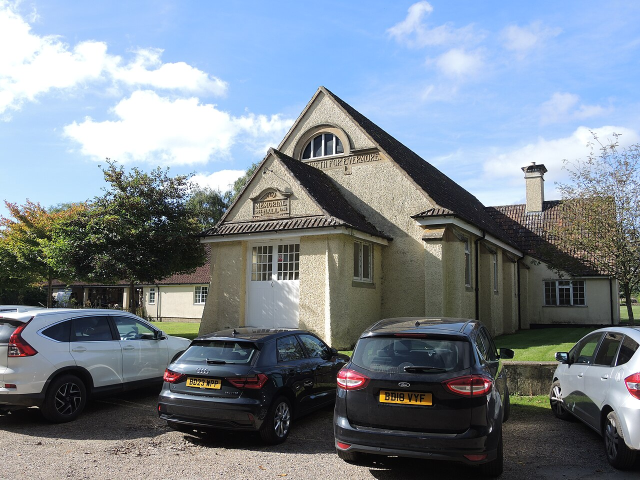
#> input picture outputs/shuttle_capability/hard_negatives/raw/hn_001.jpg, 1280 x 960 px (shown at 1/2 size); its folder holds only this picture in this run
$ python 06_propose_gt.py
#> lines starting #> are read from the running program, lines starting #| are printed output that depends on the picture; after the words box and inside, x2 and y2 are one past the last pixel; in counts of white or black regions, pixels touching at a corner belong together
#> in main, img is the input picture: shape (960, 1280, 3); mean B, G, R 143.3, 133.1, 122.8
#!/usr/bin/env python3
"""06_propose_gt.py - propose GT boxes for real images (threshold + component), for VISUAL review.

Nothing here is treated as GT until a human/agent looks at the drawn box: the script only
produces review sheets.  Accepted boxes are written to annotations/real_images/ by 07_accept_gt.py.
"""
from __future__ import annotations

import argparse, json, math
from pathlib import Path
import cv2
import numpy as np


def propose(img):
    h, w = img.shape[:2]
#> h = 960; w = 1280
    hsv = cv2.cvtColor(img, cv2.COLOR_BGR2HSV)
#> hsv: shape (960, 1280, 3); mean H, S, V 75.9, 59, 150.9
    v = hsv[:, :, 2]; s = hsv[:, :, 1]
#> after `v = hsv[:, :, 2]`:
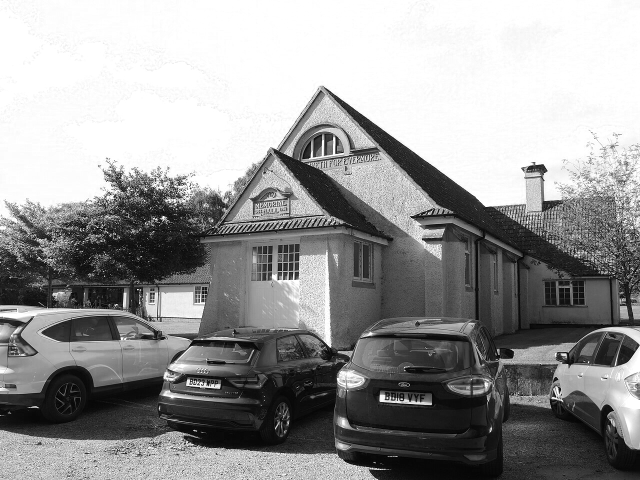
#> v: shape (960, 1280) (shown at 1/2 size); min 0, max 255, mean 150.9
#> after `s = hsv[:, :, 1]`:
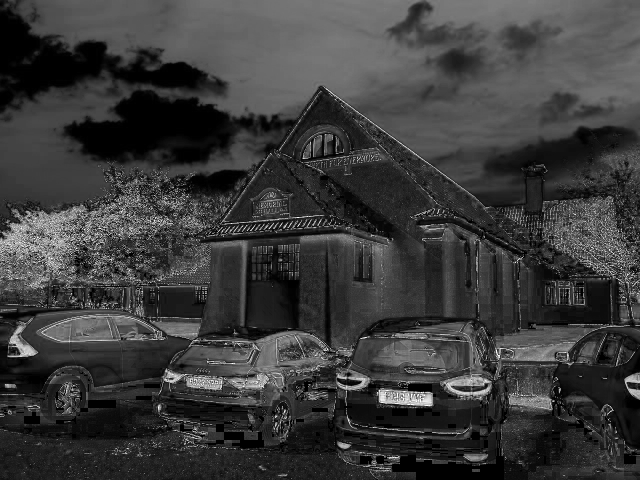
#> s: shape (960, 1280) (shown at 1/2 size); min 0, max 255, mean 59
    mask = ((v > 170) & (s < 70)).astype(np.uint8) * 255
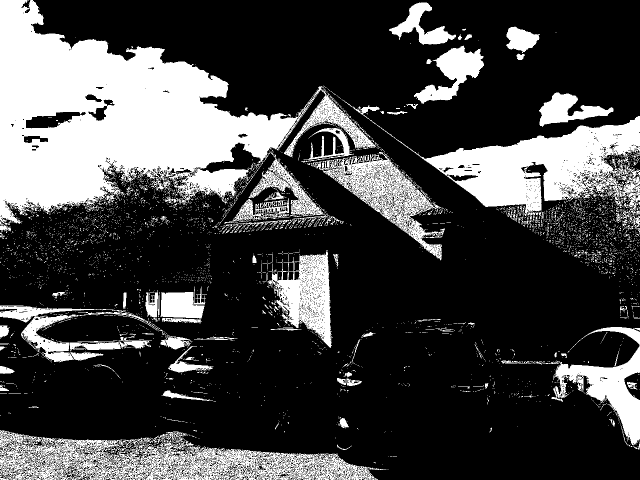
#> mask: shape (960, 1280) (shown at 1/2 size); 26.7% white; 4386 white regions (4220 under 20 px), largest, box (x1, y1, x2, y2) and area: (0, 0, 752, 466) 150948, (683, 198, 1280, 432) 43386, (0, 860, 773, 960) 34938
    mask = cv2.morphologyEx(mask, cv2.MORPH_CLOSE, np.ones((5, 5), np.uint8))
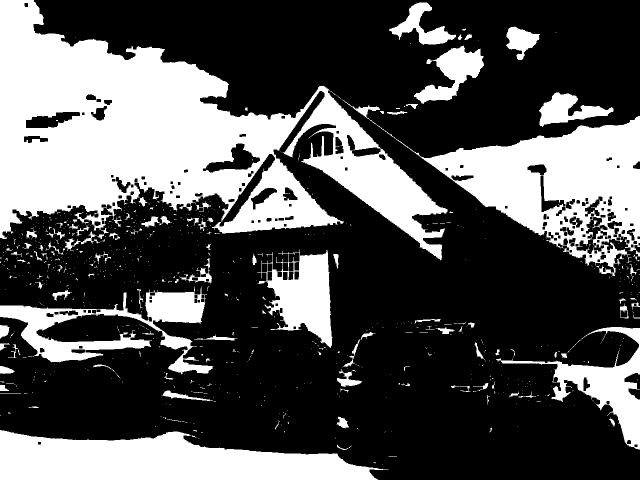
#> mask: shape (960, 1280) (shown at 1/2 size); 32.9% white; 828 white regions (712 under 20 px), largest, box (x1, y1, x2, y2) and area: (0, 0, 895, 521) 200743, (683, 198, 1280, 552) 65782, (0, 860, 777, 960) 51939
    n, lab, stats, cent = cv2.connectedComponentsWithStats(mask, 8)
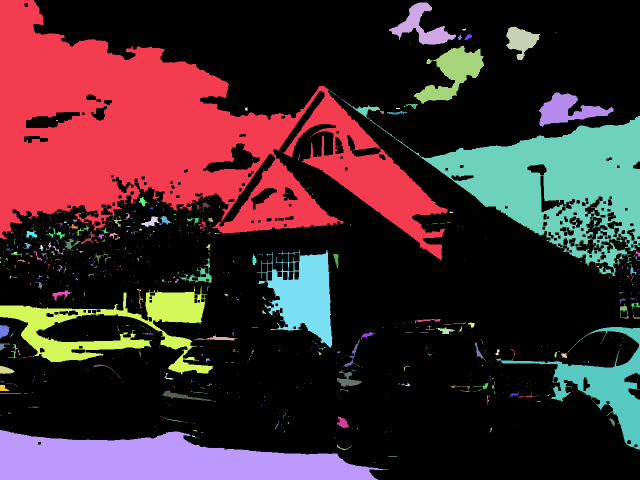
#> lab: shape (960, 1280) int32 (shown at 1/2 size); 829 distinct labels, from 0 to 828; one colour per label, 0 black
#> n = 829; stats = 829 rows, first 6: [0, 0, 1280, 960, 824191], [0, 0, 895, 521, 200743], [778, 5, 134, 85, 4058], [1012, 53, 68, 67, 2421], [924, 57, 8, 4, 21], [1111, 65, 2, 1, 2]; cent = 829 pairs, first value 0.333 to 1278.5, second value 53.45 to 928
    cands = []
    for i in range(1, n):
        x, y, bw, bh, area = stats[i]
        if area < 40 or bw < 4 or bh < 4:
            continue
        if bw > 0.9 * w or bh > 0.9 * h:
            continue
        cands.append((int(x), int(y), int(bw), int(bh), int(area)))
#> this loop made 828 passes
#> after the loop, cands = 79 items, first 6: (0, 0, 895, 521, 200743), (778, 5, 134, 85, 4058), (1012, 53, 68, 67, 2421), (916, 69, 8, 11, 53), (929, 68, 15, 12, 100), (828, 91, 140, 117, 6888)
    cands.sort(key=lambda c: -c[4])
    return cands[:3]


def main() -> int:
    ap = argparse.ArgumentParser()
    ap.add_argument('--repo', default=None)
    ap.add_argument('--per-sheet', type=int, default=4)
    args = ap.parse_args()
    repo = Path(args.repo) if args.repo else Path('/home/T7/ojh/robot_sim')
    src = repo / 'outputs/shuttle_capability/real_images/raw'
    viz = repo / 'outputs/shuttle_capability/visualizations/gt_review'
    viz.mkdir(parents=True, exist_ok=True)
    files = sorted([p for p in src.iterdir() if p.suffix.lower() in ('.jpg', '.jpeg', '.png')])
    proposals = {}
    thumbs = []
    for f in files:
        img = cv2.imread(str(f))
        if img is None:
            continue
        cands = propose(img)
#> cands = [(0, 0, 895, 521, 200743), (683, 198, 597, 354, 65782), (0, 860, 777, 100, 51939)]
        proposals[f.name] = cands
        t = img.copy()
        for k, (x, y, bw, bh, a) in enumerate(cands):
            col = [(0, 0, 255), (0, 200, 255), (255, 0, 0)][k]
            cv2.rectangle(t, (x, y), (x + bw, y + bh), col, max(2, t.shape[1] // 400))
#> this loop made 3 passes
#> (x, y, bw, bh, a, col) on passes 1 to 3: (0, 0, 895, 521, 200743, (0, 0, 255)), (683, 198, 597, 354, 65782, (0, 200, 255)), (0, 860, 777, 100, 51939, (255, 0, 0))
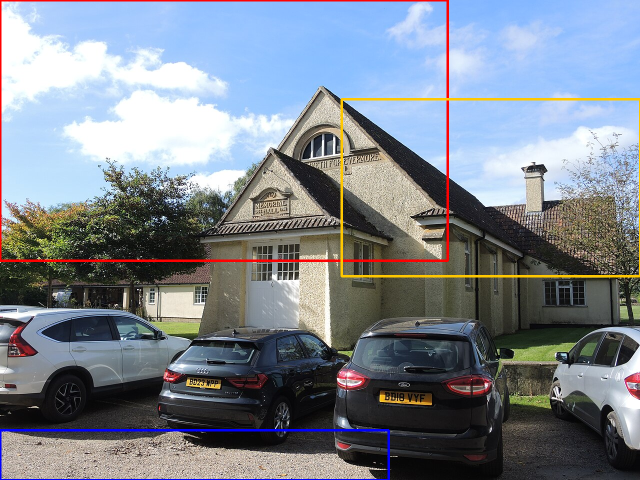
#> t: shape (960, 1280, 3) (shown at 1/2 size); 2.11% of pixels changed, all inside (x1, y1, x2, y2) = (0, 0, 1280, 960)
        h = 420; s = h / t.shape[0]
#> after `s = h / t.shape[0]`: s = 0.438
        thumbs.append((f.name, cv2.resize(t, (int(t.shape[1] * s), h)), cands))
    per = args.per_sheet
    for i in range(0, len(thumbs), per):
        chunk = thumbs[i:i + per]
        W = sum(t[1].shape[1] for t in chunk)
        sheet = np.full((440, W, 3), 25, np.uint8)
        x = 0
        for name, t, _ in chunk:
            sheet[10:10 + t.shape[0], x:x + t.shape[1]] = t
            cv2.putText(sheet, name, (x + 6, 434), cv2.FONT_HERSHEY_SIMPLEX, 0.5, (255, 255, 255), 1)
            x += t.shape[1]
        cv2.imwrite(str(viz / f'proposal_{i // per:02d}.png'), sheet)
#> this loop made 1 pass
#> W on pass 1: 560
#> pass 1, in main, `cv2.imwrite(str(viz / f'proposal_{i // per:02d}.png'), sheet)`:
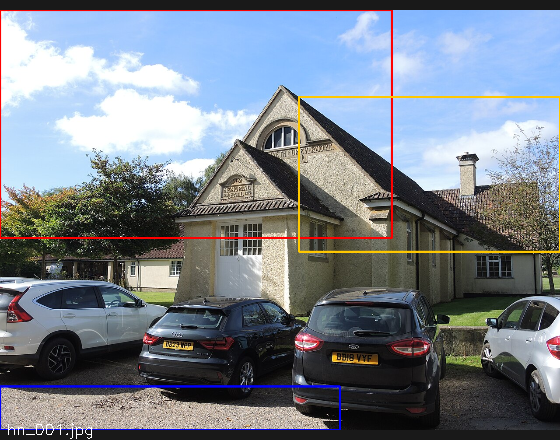
#> saved as proposal_00.png: shape (440, 560, 3); mean B, G, R 136.8, 127.1, 119.8
    (repo / 'outputs/shuttle_capability/annotations').mkdir(parents=True, exist_ok=True)
    (repo / 'outputs/shuttle_capability/annotations/proposals_real_images.json').write_text(
        json.dumps(proposals, indent=1))
    print(f'images={len(files)} sheets={math.ceil(len(thumbs) / per)} proposals written')
#| images=1 sheets=1 proposals written
    return 0


if __name__ == '__main__':
    raise SystemExit(main())
#> (the program exits here)

$ run again, on outputs/shuttle_capability/hard_negatives/raw/hn_021.jpg
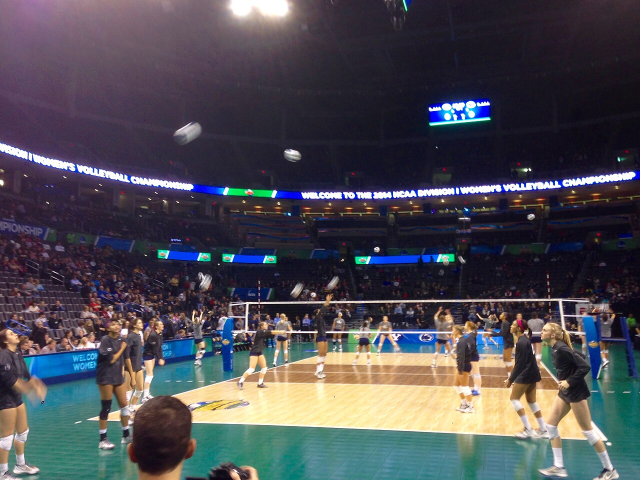
#> input picture outputs/shuttle_capability/hard_negatives/raw/hn_021.jpg, 1280 x 960 px (shown at 1/2 size)
#> in main, img is the input picture: shape (960, 1280, 3); mean B, G, R 83.3, 75.8, 76.4
#> hsv: shape (960, 1280, 3); mean H, S, V 109.6, 94.2, 95.2
#> in propose, `n, lab, stats, cent = cv2.connectedComponentsWithStats(mask, 8)`:
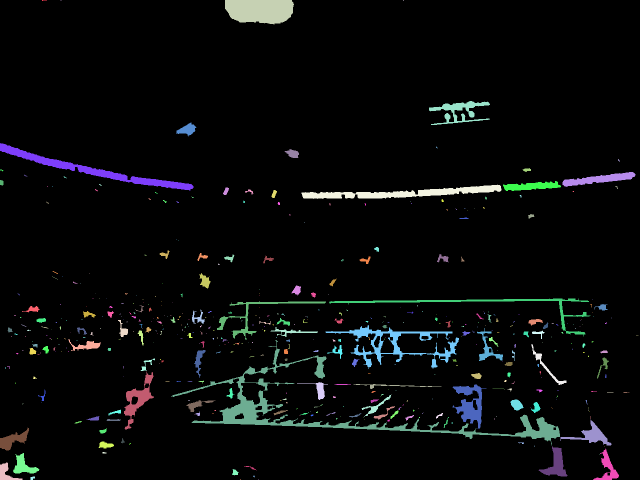
#> lab: shape (960, 1280) int32 (shown at 1/2 size); 486 distinct labels, from 0 to 485; one colour per label, 0 black
#> n = 486; stats = 486 rows, first 6: [0, 0, 1280, 960, 1156424], [84, 0, 10, 2, 12], [121, 0, 2, 1, 2], [450, 0, 138, 49, 5704], [806, 0, 1, 2, 2], [858, 202, 122, 48, 2070]; cent = 486 pairs, first value 2.86 to 1274, second value 0 to 958.7
#> the loop in propose, `for i in range(1, n):` made 485 passes
#> (x, y, bw, bh, area) on passes 3, 5, 6: (450, 0, 138, 49, 5704), (858, 202, 122, 48, 2070), (352, 245, 41, 28, 571)
#> after the loop in propose, `for i in range(1, n):`: cands = 109 items, first 6: (450, 0, 138, 49, 5704), (858, 202, 122, 48, 2070), (352, 245, 41, 28, 571), (0, 286, 387, 95, 5338), (569, 298, 29, 18, 322), (1045, 336, 17, 8, 82)
#> in main, `cands = propose(img)`: cands = [(342, 680, 778, 211, 12936), (450, 0, 138, 49, 5704), (0, 286, 387, 95, 5338)]
#> the loop in main, `for k, (x, y, bw, bh, a) in enumerate(cands):` made 3 passes
#> (x, y, bw, bh, a, col) on passes 1 to 3: (342, 680, 778, 211, 12936, (0, 0, 255)), (450, 0, 138, 49, 5704, (0, 200, 255)), (0, 286, 387, 95, 5338, (255, 0, 0))
#> the loop in main, `for i in range(0, len(thumbs), per):` made 1 pass
#> W on pass 1: 560
#> pass 1, in main, `cv2.imwrite(str(viz / f'proposal_{i // per:02d}.png'), sheet)`:
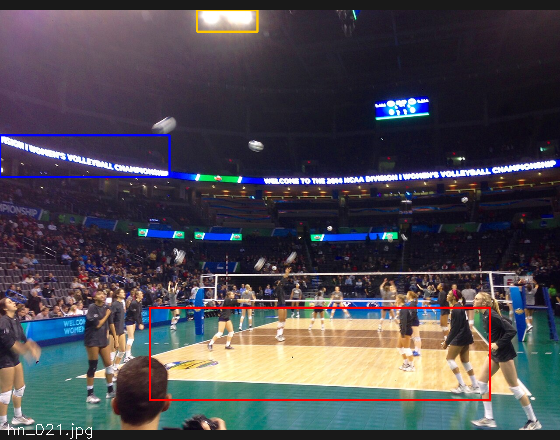
#> saved as proposal_00.png: shape (440, 560, 3); mean B, G, R 80.3, 72.6, 75.2
#| images=1 sheets=1 proposals written

$ run again, on outputs/shuttle_capability/hard_negatives/raw/hn_022.jpg
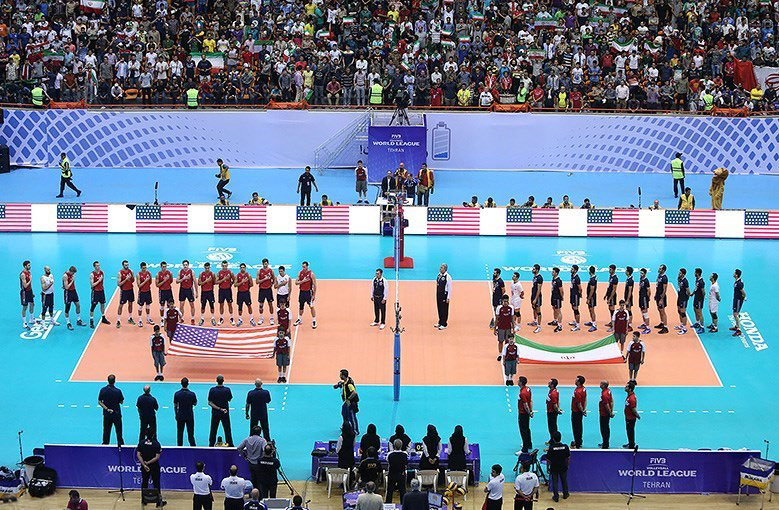
#> input picture outputs/shuttle_capability/hard_negatives/raw/hn_022.jpg, 779 x 510 px
#> in main, img is the input picture: shape (510, 779, 3); mean B, G, R 153.6, 133.8, 111.8
#> hsv: shape (510, 779, 3); mean H, S, V 89.2, 117.3, 169.3
#> in propose, `n, lab, stats, cent = cv2.connectedComponentsWithStats(mask, 8)`:
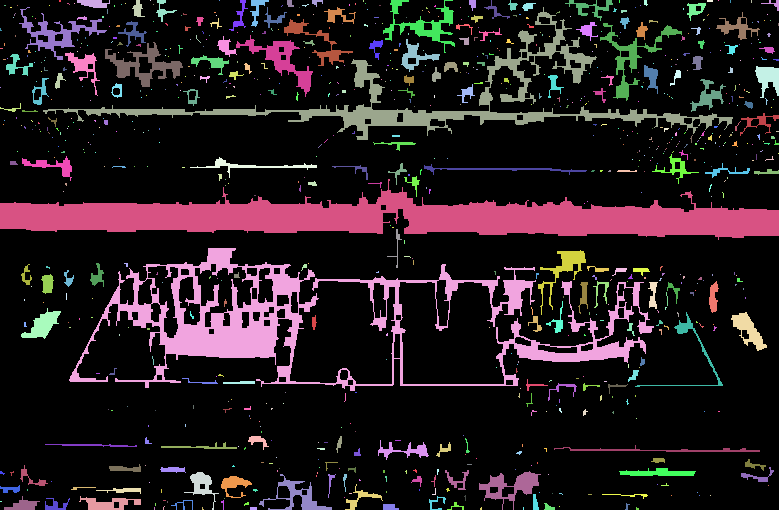
#> lab: shape (510, 779) int32; 820 distinct labels, from 0 to 819; one colour per label, 0 black
#> n = 820; stats = 820 rows, first 6: [0, 0, 779, 510, 320711], [59, 0, 2, 2, 4], [77, 0, 33, 8, 188], [132, 0, 13, 17, 116], [150, 0, 1, 1, 1], [156, 0, 21, 22, 128]; cent = 820 pairs, first value 0 to 778, second value 0 to 508.3
#> the loop in propose, `for i in range(1, n):` made 819 passes
#> after the loop in propose, `for i in range(1, n):`: cands = 128 items, first 6: (77, 0, 33, 8, 188), (132, 0, 13, 17, 116), (156, 0, 21, 22, 128), (229, 0, 19, 31, 152), (250, 0, 19, 27, 178), (383, 0, 72, 53, 984)
#> in main, `cands = propose(img)`: cands = [(69, 248, 585, 143, 16985), (43, 7, 690, 133, 8250), (105, 42, 78, 45, 1155)]
#> the loop in main, `for k, (x, y, bw, bh, a) in enumerate(cands):` made 3 passes
#> (x, y, bw, bh, a, col) on passes 1 to 3: (69, 248, 585, 143, 16985, (0, 0, 255)), (43, 7, 690, 133, 8250, (0, 200, 255)), (105, 42, 78, 45, 1155, (255, 0, 0))
#> the loop in main, `for i in range(0, len(thumbs), per):` made 1 pass
#> W on pass 1: 641
#> pass 1, in main, `cv2.imwrite(str(viz / f'proposal_{i // per:02d}.png'), sheet)`:
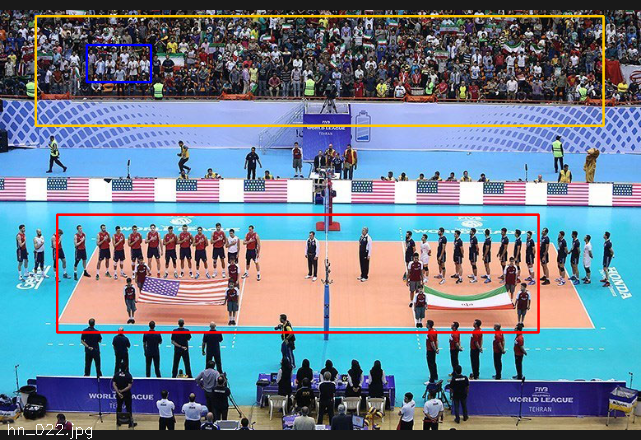
#> saved as proposal_00.png: shape (440, 641, 3); mean B, G, R 144.1, 127.8, 111.3
#| images=1 sheets=1 proposals written

$ run again, on outputs/shuttle_capability/hard_negatives/raw/hn_024.jpg
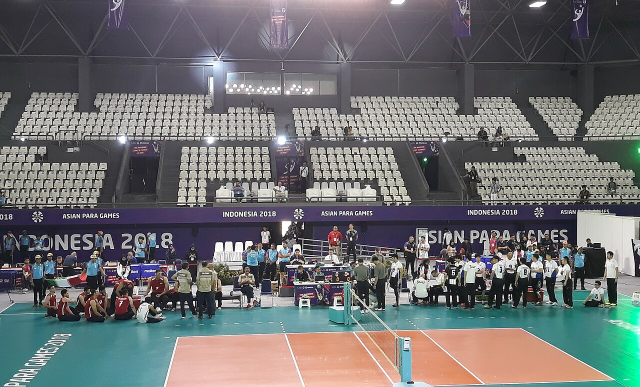
#> input picture outputs/shuttle_capability/hard_negatives/raw/hn_024.jpg, 1280 x 774 px (shown at 1/2 size)
#> in main, img is the input picture: shape (774, 1280, 3); mean B, G, R 112, 110.9, 109.8
#> hsv: shape (774, 1280, 3); mean H, S, V 84, 51.9, 122.4
#> lab: shape (774, 1280) int32; 463 distinct labels, from 0 to 462
#> n = 463; stats = 463 rows, first 6: [0, 0, 1280, 774, 696740], [221, 0, 26, 55, 412], [440, 0, 40, 3, 61], [486, 0, 280, 97, 6320], [776, 0, 35, 13, 343], [914, 0, 26, 61, 495]; cent = 463 pairs, first value 0 to 1278.7, second value 0.41 to 758
#> the loop in propose, `for i in range(1, n):` made 462 passes
#> after the loop in propose, `for i in range(1, n):`: cands = 97 items, first 6: (221, 0, 26, 55, 412), (486, 0, 280, 97, 6320), (776, 0, 35, 13, 343), (914, 0, 26, 61, 495), (1058, 0, 35, 15, 288), (1146, 14, 21, 28, 220)
#> in main, `cands = propose(img)`: cands = [(23, 98, 1055, 317, 114706), (327, 456, 903, 318, 54394), (893, 419, 387, 197, 27287)]
#> the loop in main, `for k, (x, y, bw, bh, a) in enumerate(cands):` made 3 passes
#> (x, y, bw, bh, a, col) on passes 1 to 3: (23, 98, 1055, 317, 114706, (0, 0, 255)), (327, 456, 903, 318, 54394, (0, 200, 255)), (893, 419, 387, 197, 27287, (255, 0, 0))
#> the loop in main, `for i in range(0, len(thumbs), per):` made 1 pass
#> W on pass 1: 694
#> pass 1, in main, `cv2.imwrite(str(viz / f'proposal_{i // per:02d}.png'), sheet)`:
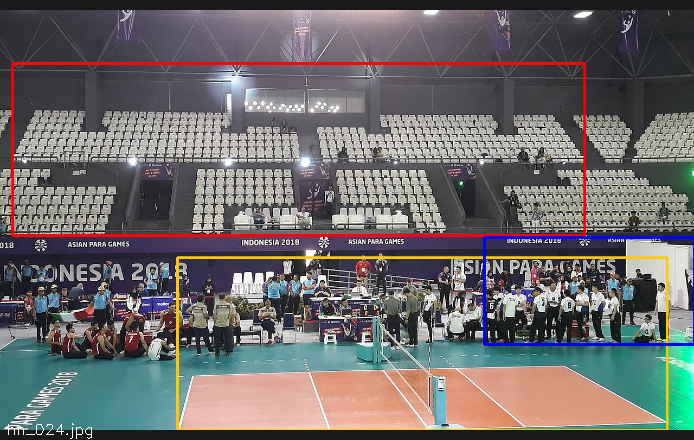
#> saved as proposal_00.png: shape (440, 694, 3); mean B, G, R 106.7, 106.2, 109.4
#| images=1 sheets=1 proposals written
